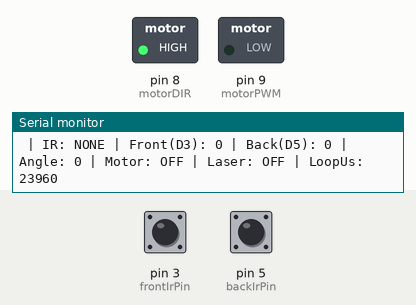
Bench run of a sketch on a simulated Arduino Uno, built with avr-gcc and run on an emulated ATmega328P. Parts: switched loads named in the sketch (green lamp = pin HIGH), the last lines printed to the serial monitor. Inputs (shaded band) come from the test bench; at power-on: pin 3 (frontIrPin) HIGH, pin 5 (backIrPin) HIGH.

Above: at 1.2 s.
1.3 s: pin 3 (frontIrPin) pulled LOW for 0.15 s
At 2.7 s:
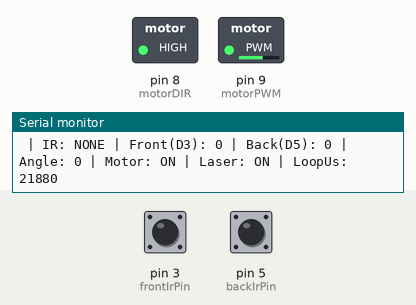
4.4 s: pin 5 (backIrPin) pulled LOW for 0.15 s
At 5.5 s:
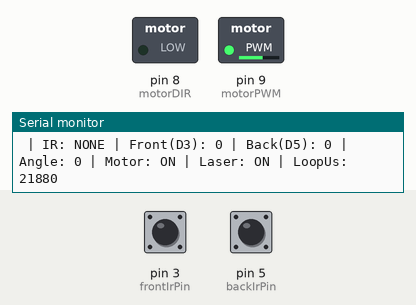
7.5 s: pin 5 (backIrPin) pulled LOW for 1 s
At 11.2 s:
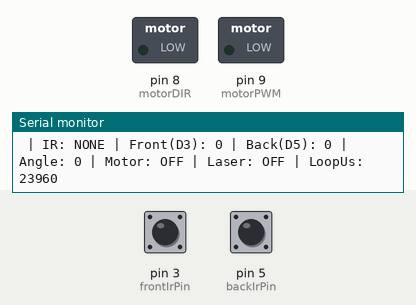
11.5 s: pin 3 (frontIrPin) pulled LOW for 1 s
At 12.1 s:
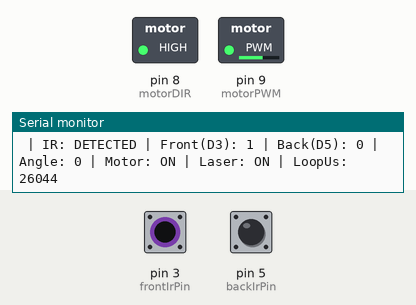
15.5 s: pin 3 (frontIrPin) driven LOW and pin 5 (backIrPin) driven LOW
At 19.2 s:
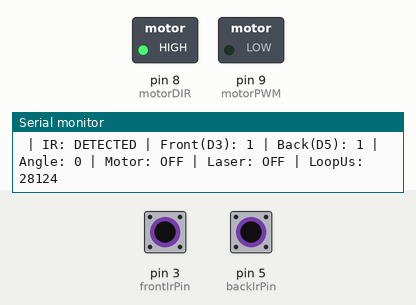
Timing chart, 0 to 19.5 s (numbered marks = the images above; inputs shaded):
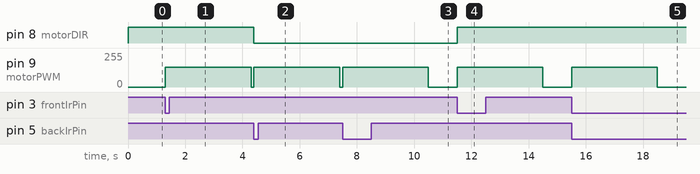

The sketch:

test.ino
```cpp
const int frontIrPin = 3; // 0 deg
const int backIrPin  = 5; // 180 deg

const int motorPWM = 9;
const int motorDIR = 8;
const int laserPin = 6;

const int MOTOR_SPEED = 150;

bool frontDetected = false;
bool backDetected  = false;


bool triggered = false;
bool active = false;
unsigned long activeStartTime = 0;

void setup() {
  pinMode(frontIrPin, INPUT_PULLUP);
  pinMode(backIrPin, INPUT_PULLUP);

  pinMode(motorPWM, OUTPUT);
  pinMode(motorDIR, OUTPUT);

  digitalWrite(motorDIR, HIGH);
  analogWrite(motorPWM, 0);
  digitalWrite(laserPin, LOW);

  Serial.begin(9600);
  Serial.println("System started");
}

void loop() {
  unsigned long loopStartMicros = micros();
  unsigned long currentTime = millis();


  // READ FRONT AND BACK IR RECEIVERS
  frontDetected = (digitalRead(frontIrPin) == LOW);
  backDetected  = (digitalRead(backIrPin) == LOW);
  bool irDetected = (frontDetected || backDetected);

  // TRIGGER SPIN WHEN EITHER SENSOR DETECTS IR
  if (irDetected && !triggered) {
    triggered = true;
    active = true;
    activeStartTime = currentTime;

    // Spin HIGH if front triggered, LOW if back triggered
    digitalWrite(motorDIR, frontDetected ? HIGH : LOW);
    analogWrite(motorPWM, MOTOR_SPEED);
    digitalWrite(laserPin, HIGH);

    if (frontDetected) Serial.println("FRONT IR (PIN 3) DETECTED - MOTOR ON");
    if (backDetected)  Serial.println("BACK IR (PIN 5) DETECTED - MOTOR ON");
  }

  // STOP MOTOR & LASER AFTER 1 SECOND
  if (active && (currentTime - activeStartTime >= 3000)) {
    stopActuation();
    active = false;
    Serial.println("MOTOR OFF");
  }

  // RE-ARM AFTER 1.5 SECONDS ONCE BEAM IS GONE (prevents jitter)
  if (triggered && !active && !irDetected && (currentTime - activeStartTime >= 1500)) {
    triggered = false;
  }

  // SERIAL MONITOR TELEMETRY (Every 250ms)
  static unsigned long lastTelemetry = 0;

  if (currentTime - lastTelemetry >= 250) {
    int angle = 0;
    if (frontDetected && !backDetected) angle = 0;
    else if (!frontDetected && backDetected) angle = 180;

    Serial.print(" | IR: ");
    Serial.print(irDetected ? "DETECTED" : "NONE");

    Serial.print(" | Front(D3): ");
    Serial.print(frontDetected ? "1" : "0");

    Serial.print(" | Back(D5): ");
    Serial.print(backDetected ? "1" : "0");

    Serial.print(" | Angle: ");
    Serial.print(angle);

    Serial.print(" | Motor: ");
    Serial.print(active ? "ON" : "OFF");

    Serial.print(" | Laser: ");
    Serial.print(active ? "ON" : "OFF");

    Serial.print(" | LoopUs: ");
    Serial.println(micros() - loopStartMicros);

    lastTelemetry = currentTime;
  }
}

void stopActuation() {
  analogWrite(motorPWM, 0);
  digitalWrite(laserPin, LOW);
}
```

Measured:
- after the input at 1.3 s, pin 9 (motorPWM): 0/255 → 150/255 at once, → 0/255 3.0 s later
- after the input at 4.4 s, pin 8 (motorDIR): HIGH → LOW at once; pin 9 (motorPWM): 0/255 → 150/255 at once, → 0/255 3.0 s later
- after the input at 7.5 s, pin 9 (motorPWM): 0/255 → 150/255 at once, → 0/255 3.0 s later
- after the input at 11.5 s, pin 8 (motorDIR): LOW → HIGH at once; pin 9 (motorPWM): 0/255 → 150/255 at once, → 0/255 3.0 s later
- after the input at 15.5 s, pin 9 (motorPWM): 0/255 → 150/255 at once, → 0/255 3.0 s later
